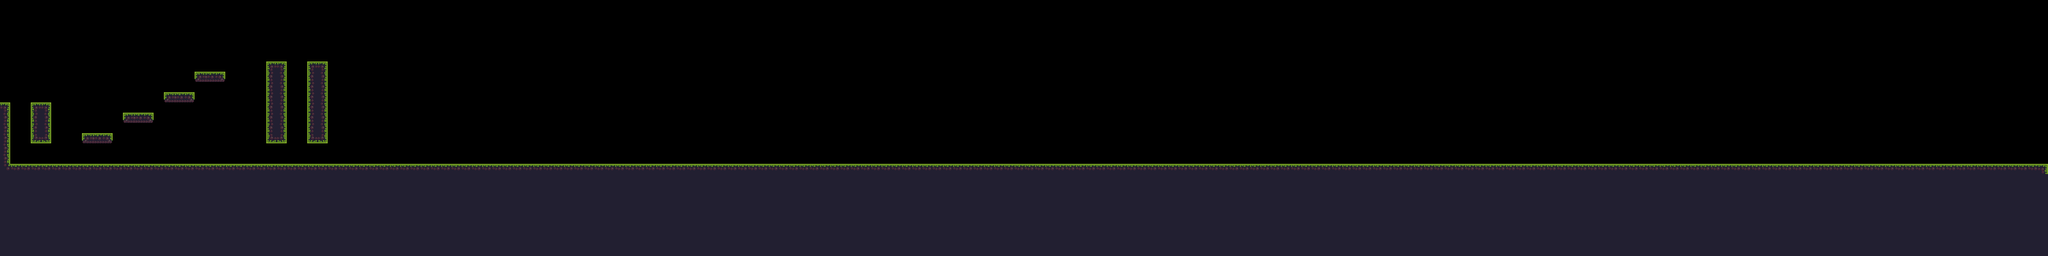

Tiled map render using the project's own tile images. Description and the map definition, with tile-layer contents summarised, below:
An orthogonal 200x25 tile map with 16x16 px tiles, 2 tile layers (Vrstva dlaždic 1, entity), 2 tilesets.

<map version="1.5" tiledversion="1.7.2" orientation="orthogonal" renderorder="right-down" width="200" height="25" tilewidth="16" tileheight="16" infinite="0" nextlayerid="3" nextobjectid="1">
 <tileset firstgid="1" source="environment.tsx" />
 <tileset firstgid="73" source="environment.tsx" />
 <layer id="1" name="Vrstva dlaždic 1" width="200" height="25">
  <data>[5000 cells, 1858 non-empty, 15 distinct tile ids]</data>
 </layer>
 <layer id="2" name="entity" width="200" height="25">
  <data>[5000 cells, 0 non-empty, 0 distinct tile ids]</data>
 </layer>
</map>